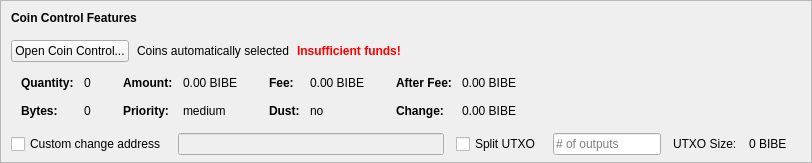
    <widget class="QFrame" name="frameCoinControl">
     <property name="sizePolicy">
      <sizepolicy hsizetype="Expanding" vsizetype="Expanding">
       <horstretch>0</horstretch>
       <verstretch>0</verstretch>
      </sizepolicy>
     </property>
     <property name="maximumSize">
      <size>
       <width>16777215</width>
       <height>16777215</height>
      </size>
     </property>
     <property name="frameShape">
      <enum>QFrame::StyledPanel</enum>
     </property>
     <property name="frameShadow">
      <enum>QFrame::Sunken</enum>
     </property>
     <layout class="QVBoxLayout" name="verticalLayoutCoinControl2">
      <property name="spacing">
       <number>0</number>
      </property>
      <property name="leftMargin">
       <number>0</number>
      </property>
      <property name="topMargin">
       <number>0</number>
      </property>
      <property name="rightMargin">
       <number>0</number>
      </property>
      <property name="bottomMargin">
       <number>6</number>
      </property>
      <item>
       <layout class="QVBoxLayout" name="verticalLayoutCoinControl" stretch="0,0,0,0,1">
        <property name="spacing">
         <number>0</number>
        </property>
        <property name="leftMargin">
         <number>10</number>
        </property>
        <property name="topMargin">
         <number>10</number>
        </property>
        <item>
         <layout class="QHBoxLayout" name="horizontalLayoutCoinControl1">
          <property name="bottomMargin">
           <number>15</number>
          </property>
          <item>
           <widget class="QLabel" name="labelCoinControlFeatures">
            <property name="sizePolicy">
             <sizepolicy hsizetype="Preferred" vsizetype="Maximum">
              <horstretch>0</horstretch>
              <verstretch>0</verstretch>
             </sizepolicy>
            </property>
            <property name="font">
             <font>
              <weight>75</weight>
              <bold>true</bold>
             </font>
            </property>
            <property name="styleSheet">
             <string notr="true">font-weight:bold;</string>
            </property>
            <property name="text">
             <string>Coin Control Features</string>
            </property>
           </widget>
          </item>
         </layout>
        </item>
        <item>
         <layout class="QHBoxLayout" name="horizontalLayoutCoinControl2" stretch="0,0,0,0">
          <property name="spacing">
           <number>8</number>
          </property>
          <property name="bottomMargin">
           <number>10</number>
          </property>
          <item>
           <widget class="QPushButton" name="pushButtonCoinControl">
            <property name="styleSheet">
             <string notr="true"/>
            </property>
            <property name="text">
             <string>Open Coin Control...</string>
            </property>
            <property name="autoDefault">
             <bool>false</bool>
            </property>
           </widget>
          </item>
          <item>
           <widget class="QLabel" name="labelCoinControlAutomaticallySelected">
            <property name="text">
             <string>Coins automatically selected</string>
            </property>
            <property name="margin">
             <number>5</number>
            </property>
           </widget>
          </item>
          <item>
           <widget class="QLabel" name="labelCoinControlInsuffFunds">
            <property name="font">
             <font>
              <weight>75</weight>
              <bold>true</bold>
             </font>
            </property>
            <property name="styleSheet">
             <string notr="true">color:red;font-weight:bold;</string>
            </property>
            <property name="text">
             <string>Insufficient funds!</string>
            </property>
            <property name="margin">
             <number>5</number>
            </property>
           </widget>
          </item>
          <item>
           <spacer name="horizontalSpacerCoinControl">
            <property name="orientation">
             <enum>Qt::Horizontal</enum>
            </property>
            <property name="sizeHint" stdset="0">
             <size>
              <width>40</width>
              <height>1</height>
             </size>
            </property>
           </spacer>
          </item>
         </layout>
        </item>
        <item>
         <widget class="QWidget" name="widgetCoinControl" native="true">
          <property name="sizePolicy">
           <sizepolicy hsizetype="Preferred" vsizetype="Preferred">
            <horstretch>0</horstretch>
            <verstretch>0</verstretch>
           </sizepolicy>
          </property>
          <property name="minimumSize">
           <size>
            <width>0</width>
            <height>0</height>
           </size>
          </property>
          <property name="styleSheet">
           <string notr="true"/>
          </property>
          <layout class="QHBoxLayout" name="horizontalLayoutCoinControl5">
           <property name="leftMargin">
            <number>0</number>
           </property>
           <property name="topMargin">
            <number>0</number>
           </property>
           <property name="rightMargin">
            <number>0</number>
           </property>
           <property name="bottomMargin">
            <number>0</number>
           </property>
           <item>
            <layout class="QHBoxLayout" name="horizontalLayoutCoinControl3" stretch="0,0,0,1">
             <property name="spacing">
              <number>20</number>
             </property>
             <property name="topMargin">
              <number>0</number>
             </property>
             <property name="bottomMargin">
              <number>10</number>
             </property>
             <item>
              <layout class="QFormLayout" name="formLayoutCoinControl1">
               <property name="horizontalSpacing">
                <number>10</number>
               </property>
               <property name="verticalSpacing">
                <number>14</number>
               </property>
               <property name="leftMargin">
                <number>10</number>
               </property>
               <property name="topMargin">
                <number>4</number>
               </property>
               <property name="rightMargin">
                <number>6</number>
               </property>
               <item row="0" column="0">
                <widget class="QLabel" name="labelCoinControlQuantityText">
                 <property name="font">
                  <font>
                   <weight>75</weight>
                   <bold>true</bold>
                  </font>
                 </property>
                 <property name="text">
                  <string>Quantity:</string>
                 </property>
                 <property name="margin">
                  <number>0</number>
                 </property>
                </widget>
               </item>
               <item row="0" column="1">
                <widget class="QLabel" name="labelCoinControlQuantity">
                 <property name="cursor">
                  <cursorShape>IBeamCursor</cursorShape>
                 </property>
                 <property name="contextMenuPolicy">
                  <enum>Qt::ActionsContextMenu</enum>
                 </property>
                 <property name="text">
                  <string notr="true">0</string>
                 </property>
                 <property name="margin">
                  <number>0</number>
                 </property>
                 <property name="textInteractionFlags">
                  <set>Qt::LinksAccessibleByMouse|Qt::TextSelectableByKeyboard|Qt::TextSelectableByMouse</set>
                 </property>
                </widget>
               </item>
               <item row="1" column="0">
                <widget class="QLabel" name="labelCoinControlBytesText">
                 <property name="font">
                  <font>
                   <weight>75</weight>
                   <bold>true</bold>
                  </font>
                 </property>
                 <property name="text">
                  <string>Bytes:</string>
                 </property>
                </widget>
               </item>
               <item row="1" column="1">
                <widget class="QLabel" name="labelCoinControlBytes">
                 <property name="cursor">
                  <cursorShape>IBeamCursor</cursorShape>
                 </property>
                 <property name="contextMenuPolicy">
                  <enum>Qt::ActionsContextMenu</enum>
                 </property>
                 <property name="text">
                  <string notr="true">0</string>
                 </property>
                 <property name="textInteractionFlags">
                  <set>Qt::LinksAccessibleByMouse|Qt::TextSelectableByKeyboard|Qt::TextSelectableByMouse</set>
                 </property>
                </widget>
               </item>
              </layout>
             </item>
             <item>
              <layout class="QFormLayout" name="formLayoutCoinControl2">
               <property name="horizontalSpacing">
                <number>10</number>
               </property>
               <property name="verticalSpacing">
                <number>14</number>
               </property>
               <property name="leftMargin">
                <number>6</number>
               </property>
               <property name="topMargin">
                <number>4</number>
               </property>
               <property name="rightMargin">
                <number>6</number>
               </property>
               <item row="0" column="0">
                <widget class="QLabel" name="labelCoinControlAmountText">
                 <property name="font">
                  <font>
                   <weight>75</weight>
                   <bold>true</bold>
                  </font>
                 </property>
                 <property name="text">
                  <string>Amount:</string>
                 </property>
                 <property name="margin">
                  <number>0</number>
                 </property>
                </widget>
               </item>
               <item row="0" column="1">
                <widget class="QLabel" name="labelCoinControlAmount">
                 <property name="cursor">
                  <cursorShape>IBeamCursor</cursorShape>
                 </property>
                 <property name="contextMenuPolicy">
                  <enum>Qt::ActionsContextMenu</enum>
                 </property>
                 <property name="text">
                  <string notr="true">0.00 BIBE</string>
                 </property>
                 <property name="textInteractionFlags">
                  <set>Qt::LinksAccessibleByMouse|Qt::TextSelectableByKeyboard|Qt::TextSelectableByMouse</set>
                 </property>
                </widget>
               </item>
               <item row="1" column="0">
                <widget class="QLabel" name="labelCoinControlPriorityText">
                 <property name="font">
                  <font>
                   <weight>75</weight>
                   <bold>true</bold>
                  </font>
                 </property>
                 <property name="text">
                  <string>Priority:</string>
                 </property>
                </widget>
               </item>
               <item row="1" column="1">
                <widget class="QLabel" name="labelCoinControlPriority">
                 <property name="cursor">
                  <cursorShape>IBeamCursor</cursorShape>
                 </property>
                 <property name="contextMenuPolicy">
                  <enum>Qt::ActionsContextMenu</enum>
                 </property>
                 <property name="text">
                  <string>medium</string>
                 </property>
                 <property name="textInteractionFlags">
                  <set>Qt::LinksAccessibleByMouse|Qt::TextSelectableByKeyboard|Qt::TextSelectableByMouse</set>
                 </property>
                </widget>
               </item>
              </layout>
             </item>
             <item>
              <layout class="QFormLayout" name="formLayoutCoinControl3">
               <property name="horizontalSpacing">
                <number>10</number>
               </property>
               <property name="verticalSpacing">
                <number>14</number>
               </property>
               <property name="leftMargin">
                <number>6</number>
               </property>
               <property name="topMargin">
                <number>4</number>
               </property>
               <property name="rightMargin">
                <number>6</number>
               </property>
               <item row="0" column="0">
                <widget class="QLabel" name="labelCoinControlFeeText">
                 <property name="font">
                  <font>
                   <weight>75</weight>
                   <bold>true</bold>
                  </font>
                 </property>
                 <property name="text">
                  <string>Fee:</string>
                 </property>
                 <property name="margin">
                  <number>0</number>
                 </property>
                </widget>
               </item>
               <item row="0" column="1">
                <widget class="QLabel" name="labelCoinControlFee">
                 <property name="cursor">
                  <cursorShape>IBeamCursor</cursorShape>
                 </property>
                 <property name="contextMenuPolicy">
                  <enum>Qt::ActionsContextMenu</enum>
                 </property>
                 <property name="text">
                  <string notr="true">0.00 BIBE</string>
                 </property>
                 <property name="textInteractionFlags">
                  <set>Qt::LinksAccessibleByMouse|Qt::TextSelectableByKeyboard|Qt::TextSelectableByMouse</set>
                 </property>
                </widget>
               </item>
               <item row="1" column="0">
                <widget class="QLabel" name="labelCoinControlLowOutputText">
                 <property name="font">
                  <font>
                   <weight>75</weight>
                   <bold>true</bold>
                  </font>
                 </property>
                 <property name="text">
                  <string>Dust:</string>
                 </property>
                </widget>
               </item>
               <item row="1" column="1">
                <widget class="QLabel" name="labelCoinControlLowOutput">
                 <property name="cursor">
                  <cursorShape>IBeamCursor</cursorShape>
                 </property>
                 <property name="contextMenuPolicy">
                  <enum>Qt::ActionsContextMenu</enum>
                 </property>
                 <property name="text">
                  <string>no</string>
                 </property>
                 <property name="textInteractionFlags">
                  <set>Qt::LinksAccessibleByMouse|Qt::TextSelectableByKeyboard|Qt::TextSelectableByMouse</set>
                 </property>
                </widget>
               </item>
              </layout>
             </item>
             <item>
              <layout class="QFormLayout" name="formLayoutCoinControl4">
               <property name="horizontalSpacing">
                <number>10</number>
               </property>
               <property name="verticalSpacing">
                <number>14</number>
               </property>
               <property name="leftMargin">
                <number>6</number>
               </property>
               <property name="topMargin">
                <number>4</number>
               </property>
               <property name="rightMargin">
                <number>6</number>
               </property>
               <item row="0" column="0">
                <widget class="QLabel" name="labelCoinControlAfterFeeText">
                 <property name="font">
                  <font>
                   <weight>75</weight>
                   <bold>true</bold>
                  </font>
                 </property>
                 <property name="text">
                  <string>After Fee:</string>
                 </property>
                 <property name="margin">
                  <number>0</number>
                 </property>
                </widget>
               </item>
               <item row="0" column="1">
                <widget class="QLabel" name="labelCoinControlAfterFee">
                 <property name="cursor">
                  <cursorShape>IBeamCursor</cursorShape>
                 </property>
                 <property name="contextMenuPolicy">
                  <enum>Qt::ActionsContextMenu</enum>
                 </property>
                 <property name="text">
                  <string notr="true">0.00 BIBE</string>
                 </property>
                 <property name="textInteractionFlags">
                  <set>Qt::LinksAccessibleByMouse|Qt::TextSelectableByKeyboard|Qt::TextSelectableByMouse</set>
                 </property>
                </widget>
               </item>
               <item row="1" column="0">
                <widget class="QLabel" name="labelCoinControlChangeText">
                 <property name="font">
                  <font>
                   <weight>75</weight>
                   <bold>true</bold>
                  </font>
                 </property>
                 <property name="text">
                  <string>Change:</string>
                 </property>
                </widget>
               </item>
               <item row="1" column="1">
                <widget class="QLabel" name="labelCoinControlChange">
                 <property name="cursor">
                  <cursorShape>IBeamCursor</cursorShape>
                 </property>
                 <property name="contextMenuPolicy">
                  <enum>Qt::ActionsContextMenu</enum>
                 </property>
                 <property name="text">
                  <string notr="true">0.00 BIBE</string>
                 </property>
                 <property name="textInteractionFlags">
                  <set>Qt::LinksAccessibleByMouse|Qt::TextSelectableByKeyboard|Qt::TextSelectableByMouse</set>
                 </property>
                </widget>
               </item>
              </layout>
             </item>
            </layout>
           </item>
          </layout>
         </widget>
        </item>
        <item>
         <layout class="QHBoxLayout" name="horizontalLayoutCoinControl4" stretch="0,0,0,0,0,0,0">
          <property name="spacing">
           <number>12</number>
          </property>
          <property name="sizeConstraint">
           <enum>QLayout::SetDefaultConstraint</enum>
          </property>
          <property name="topMargin">
           <number>5</number>
          </property>
          <property name="rightMargin">
           <number>5</number>
          </property>
          <item>
           <widget class="QCheckBox" name="checkBoxCoinControlChange">
            <property name="toolTip">
             <string>If this is activated, but the change address is empty or invalid, change will be sent to a newly generated address.</string>
            </property>
            <property name="text">
             <string>Custom change address</string>
            </property>
           </widget>
          </item>
          <item>
           <widget class="QValidatedLineEdit" name="lineEditCoinControlChange">
            <property name="enabled">
             <bool>false</bool>
            </property>
            <property name="sizePolicy">
             <sizepolicy hsizetype="Expanding" vsizetype="Fixed">
              <horstretch>0</horstretch>
              <verstretch>0</verstretch>
             </sizepolicy>
            </property>
           </widget>
          </item>
          <item>
           <widget class="QCheckBox" name="splitBlockCheckBox">
            <property name="text">
             <string>Split UTXO</string>
            </property>
           </widget>
          </item>
          <item>
           <widget class="QLineEdit" name="splitBlockLineEdit">
            <property name="sizePolicy">
             <sizepolicy hsizetype="Fixed" vsizetype="Fixed">
              <horstretch>50</horstretch>
              <verstretch>0</verstretch>
             </sizepolicy>
            </property>
            <property name="placeholderText">
             <string># of outputs</string>
            </property>
           </widget>
          </item>
          <item>
           <widget class="QLabel" name="labelBlockSizeText">
            <property name="text">
             <string>UTXO Size:</string>
            </property>
           </widget>
          </item>
          <item>
           <widget class="QLabel" name="labelBlockSize">
            <property name="text">
             <string>0 BIBE</string>
            </property>
           </widget>
          </item>
          <item>
           <widget class="QLabel" name="labelCoinControlChangeLabel">
            <property name="sizePolicy">
             <sizepolicy hsizetype="Preferred" vsizetype="Expanding">
              <horstretch>0</horstretch>
              <verstretch>0</verstretch>
             </sizepolicy>
            </property>
            <property name="minimumSize">
             <size>
              <width>0</width>
              <height>0</height>
             </size>
            </property>
            <property name="text">
             <string/>
            </property>
            <property name="margin">
             <number>3</number>
            </property>
           </widget>
          </item>
         </layout>
        </item>
        <item>
         <spacer name="verticalSpacerCoinControl">
          <property name="orientation">
           <enum>Qt::Vertical</enum>
          </property>
          <property name="sizeHint" stdset="0">
           <size>
            <width>800</width>
            <height>1</height>
           </size>
          </property>
         </spacer>
        </item>
       </layout>
      </item>
     </layout>
    </widget>
